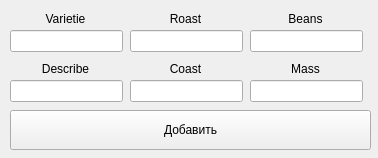
<?xml version="1.0" encoding="UTF-8"?>
<ui version="4.0">
 <class>Form</class>
 <widget class="QWidget" name="Form">
  <property name="geometry">
   <rect>
    <x>0</x>
    <y>0</y>
    <width>378</width>
    <height>158</height>
   </rect>
  </property>
  <property name="windowTitle">
   <string>Form</string>
  </property>
  <widget class="QLabel" name="label_7">
   <property name="geometry">
    <rect>
     <x>250</x>
     <y>60</y>
     <width>111</width>
     <height>16</height>
    </rect>
   </property>
   <property name="text">
    <string>Mass</string>
   </property>
   <property name="alignment">
    <set>Qt::AlignBottom|Qt::AlignHCenter</set>
   </property>
  </widget>
  <widget class="QLabel" name="label_6">
   <property name="geometry">
    <rect>
     <x>130</x>
     <y>60</y>
     <width>111</width>
     <height>16</height>
    </rect>
   </property>
   <property name="text">
    <string>Coast</string>
   </property>
   <property name="alignment">
    <set>Qt::AlignBottom|Qt::AlignHCenter</set>
   </property>
  </widget>
  <widget class="QLabel" name="label_4">
   <property name="geometry">
    <rect>
     <x>10</x>
     <y>60</y>
     <width>111</width>
     <height>16</height>
    </rect>
   </property>
   <property name="text">
    <string>Describe</string>
   </property>
   <property name="alignment">
    <set>Qt::AlignBottom|Qt::AlignHCenter</set>
   </property>
  </widget>
  <widget class="QLineEdit" name="RoastEdit">
   <property name="geometry">
    <rect>
     <x>130</x>
     <y>30</y>
     <width>113</width>
     <height>22</height>
    </rect>
   </property>
  </widget>
  <widget class="QLabel" name="label_3">
   <property name="geometry">
    <rect>
     <x>250</x>
     <y>10</y>
     <width>111</width>
     <height>16</height>
    </rect>
   </property>
   <property name="text">
    <string>Beans</string>
   </property>
   <property name="alignment">
    <set>Qt::AlignBottom|Qt::AlignHCenter</set>
   </property>
  </widget>
  <widget class="QLineEdit" name="MassEdit">
   <property name="geometry">
    <rect>
     <x>250</x>
     <y>80</y>
     <width>113</width>
     <height>22</height>
    </rect>
   </property>
  </widget>
  <widget class="QLabel" name="label_2">
   <property name="geometry">
    <rect>
     <x>130</x>
     <y>10</y>
     <width>111</width>
     <height>16</height>
    </rect>
   </property>
   <property name="text">
    <string>Roast</string>
   </property>
   <property name="alignment">
    <set>Qt::AlignBottom|Qt::AlignHCenter</set>
   </property>
  </widget>
  <widget class="QLineEdit" name="BeansEdit">
   <property name="geometry">
    <rect>
     <x>250</x>
     <y>30</y>
     <width>113</width>
     <height>22</height>
    </rect>
   </property>
  </widget>
  <widget class="QLineEdit" name="DescEdit">
   <property name="geometry">
    <rect>
     <x>10</x>
     <y>80</y>
     <width>113</width>
     <height>22</height>
    </rect>
   </property>
  </widget>
  <widget class="QLabel" name="label">
   <property name="geometry">
    <rect>
     <x>10</x>
     <y>10</y>
     <width>111</width>
     <height>16</height>
    </rect>
   </property>
   <property name="text">
    <string>Varietie</string>
   </property>
   <property name="alignment">
    <set>Qt::AlignBottom|Qt::AlignHCenter</set>
   </property>
  </widget>
  <widget class="QPushButton" name="OKButton">
   <property name="geometry">
    <rect>
     <x>10</x>
     <y>110</y>
     <width>361</width>
     <height>40</height>
    </rect>
   </property>
   <property name="text">
    <string>Добавить</string>
   </property>
  </widget>
  <widget class="QLineEdit" name="VarEdit">
   <property name="geometry">
    <rect>
     <x>10</x>
     <y>30</y>
     <width>113</width>
     <height>22</height>
    </rect>
   </property>
  </widget>
  <widget class="QLineEdit" name="CoastEdit">
   <property name="geometry">
    <rect>
     <x>130</x>
     <y>80</y>
     <width>113</width>
     <height>22</height>
    </rect>
   </property>
  </widget>
 </widget>
 <resources/>
 <connections/>
</ui>
